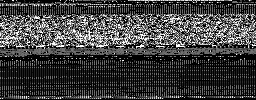
#> input picture files/training/dll/aaaamon.dll.png, 256 x 100 px; its folder holds 3 pictures in this run
$ python filetypeidentifier.py --dir files/training/dll   (older library calls are emulated)
#> lines starting #> are read from the running program, lines starting #| are printed output that depends on the picture
### train_test.py
# USAGE
# python filetypeidentifier.py --dir .\files\originalFilesForTesting

# import the necessary packages
from fileTypeIdentification.Feature_Extractor import LBP
from sklearn.svm import SVC
from sklearn.svm import LinearSVC
from imutils import paths
import argparse
import cv2
from glob import glob
import os, numpy as np, colorama
import warnings
warnings.filterwarnings('ignore', category=FutureWarning)
warnings.filterwarnings('ignore',category=DeprecationWarning)
from sklearn.metrics import classification_report, accuracy_score
import sklearn.model_selection as model_selection
from sklearn.model_selection import train_test_split
from matplotlib import pyplot as plt
from sklearn import *
from sklearn.metrics import confusion_matrix
from sklearn.metrics import plot_confusion_matrix


#GLOBALS
desc = LBP(36,9)
data = []
labels = []
c=100

model = svm.SVC(kernel='poly', degree=3, C=c)


def identify():
    trainpath = r'.\files\training\*'
    testpath  =  r'.\files\testing'
    files_to_identify = r'.\files\scanned_files'


    for dirs in glob(trainpath):
        train_dataset_path = glob(dirs + '/*.png')
        for im in train_dataset_path:
            print(colorama.Fore.LIGHTGREEN_EX, f"[FileType Identifier] Training With : {im}")
            print(colorama.Style.RESET_ALL)
            img=cv2.imread(im)
#> img is the input picture: shape (100, 256, 3); min 0, max 255, mean 64.9
            gray_image = cv2.cvtColor(img,cv2.COLOR_BGR2GRAY)
            fd = desc.describe(gray_image)
#> in describe, `lbp = feature.local_binary_pattern(image, self.n_points, self.r, metho..`:
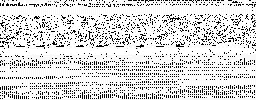
#> lbp: shape (100, 256) float64; min 0, max 37, mean 31.2; drawn with min black and max white
#> in describe, `(fd, _) = np.histogram(lbp.ravel(), bins=np.arange(0, self.n_points + ..`: fd = 38 values, max 12040 at index 37, min 0 at index 7, mean 673.7
#> in describe, `fd /= (fd.sum() + eps)`: fd = 38 values, max 0.47 at index 37, min 0 at index 7, mean 0.0263
            data.append(fd)
            labels.append(im.split(os.path.sep)[-2])
#> pass 2 of the loop in identify, `for dirs in glob(trainpath):`:
#> train_dataset_path = 1 item
#|  [FileType Identifier] Training With : ./files/training/exe/002ce0d28ec990aadbbc89df457189de37d8adaadc9c084b78eb7be9a9820c81.exe.png
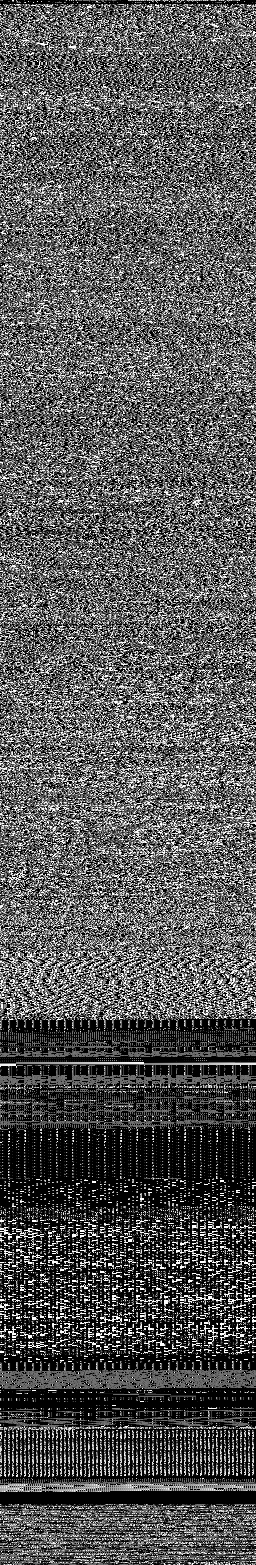
#> input picture files/training/exe/002ce0d28ec990aadbbc89df457189de37d8adaadc9c084b78eb7be9a9820c81.exe.png, 256 x 1565 px
#> in identify, img is the input picture: shape (1565, 256, 3); min 0, max 255, mean 86.4
#> gray_image: shape (1565, 256)
#> in describe (call 4), `lbp = feature.local_binary_pattern(image, self.n_points, self.r, metho..`:
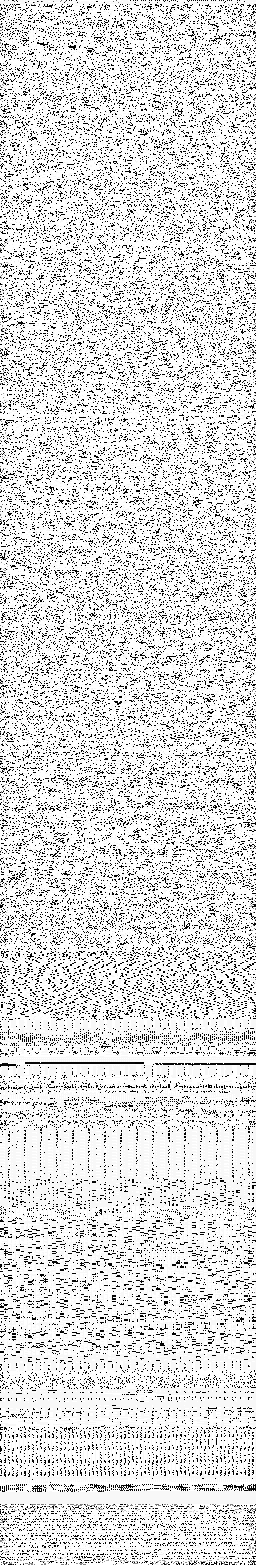
#> lbp: shape (1565, 256) float64; min 0, max 37, mean 31.7; drawn with min black and max white
#> in describe (call 4), `(fd, _) = np.histogram(lbp.ravel(), bins=np.arange(0, self.n_points + ..`: fd = 38 values, max 237655 at index 37, min 0 at index 9, mean 10543.2
#> in describe (call 4), `fd /= (fd.sum() + eps)`: fd = 38 values, max 0.593 at index 37, min 0 at index 9, mean 0.0263


    model.fit(data, labels)


    # loop over the testing images
    for test_dataset_path in paths.list_images(testpath):
        # load the image, convert it to grayscale, describe it,and classify it
        print(colorama.Fore.LIGHTBLUE_EX, f"[FileType Identifier] Testing With{test_dataset_path}")
        print(colorama.Style.RESET_ALL)
        # loads and read an image from path to file
        image = cv2.imread(test_dataset_path)
        gray_image = cv2.cvtColor(image, cv2.COLOR_BGR2GRAY)
        fd = desc.describe(gray_image)

        prediction = model.predict(fd.reshape(1, -1))[0]


    for scanned_files in paths.list_images(files_to_identify):
        #test_image= cv2.imread(r'D:\Project\images\testing\pdf6.pdf.png')
        #loads and read an image from path to file
        test_image = cv2.imread(scanned_files)
        #convert the color to grayscale
        gray_image = cv2.cvtColor(test_image, cv2.COLOR_BGR2GRAY)
        feature = desc.describe(gray_image)
        prediction = model.predict(feature.reshape(1, -1))[0]
        #cv2.line(test_image,(15,25),(200,200),(0,),5)
        cv2.rectangle(test_image,(15,25),(100,150),(0,255,0), 5)
        cv2.putText(test_image, prediction[0], (20, 130), cv2.FONT_HERSHEY_SIMPLEX,
                            3.5, (200, 255, 255), 5, cv2.LINE_AA)
        # displays previous image
        cv2.imshow('Test_image',test_image)
        # keeps the window open until a key is pressed
        cv2.waitKey(0)
        # clears all window buffers
        cv2.destroyAllWindows()


def report_gen():
    X_train, X_test, y_train, y_test = model_selection.train_test_split(data, labels, train_size=0.80, test_size=0.20, random_state=0)
    model.fit(X_train, y_train)
    poly_pred = model.predict(X_test)
    from sklearn.metrics import f1_score


    poly_accuracy = accuracy_score(y_test, poly_pred)
    poly_f1 = f1_score(y_test, poly_pred, average='weighted')
    print('Accuracy : ', "%.2f" % (poly_accuracy*100))
    print('F1 : ', "%.2f" % (poly_f1*100))


    #y_pred = model.predict(X_test)
    accuracy =accuracy_score(y_test, poly_pred)
    print(classification_report(y_test, poly_pred))
    print(colorama.Style.RESET_ALL)


    # Making the Confusion Matrix and plot confusion matrix

    cm = confusion_matrix(y_test, poly_pred)
    #cm/cm.astype(np.float).sum(axis=0)
    print(colorama.Fore.RED,model.classes_)
    print(colorama.Fore.LIGHTCYAN_EX,cm)
    print(colorama.Style.RESET_ALL)

    #plot confusion matrix

    plot_confusion_matrix(model, X_test, y_test)
#> (this line was passed over: sklearn is not available in this run)
    plt.show()


# Normalise
# Plot non-normalized confusion matrix
    titles_options = [("Confusion matrix, without normalization", None),
                    ("Normalized confusion matrix", 'true')]
    for title, normalize in titles_options:
        disp = plot_confusion_matrix(model, X_test, y_test,
                                        display_labels=model.classes_,
                                        cmap=plt.cm.Greens,
                                        normalize=normalize)
        disp.ax_.set_title(title)

        print(title)
        print(disp.confusion_matrix)

    plt.show()
    #python filetypeidentifier.py --dir .\Project\originalFilesForTesting

### fileTypeIdentification/Feature_Extractor.py
# The following class script is an adaptation
# from a model that uses LBP to extract features by Adrian Rosebrock

from skimage import feature
import numpy as np

class LBP:
	def __init__(self, n_points, r):
		# store the number of points and r
		self.n_points = n_points
		self.r = r

	def describe(self, image, eps=1e-7):
		# compute the Local Binary Pattern representation
		# of the image, and then use the LBP representation
		# to build the histogram of patterns
		lbp = feature.local_binary_pattern(image, self.n_points,
			self.r, method="uniform")
		(fd, _) = np.histogram(lbp.ravel(),
			bins=np.arange(0, self.n_points + 3),
			range=(0, self.n_points + 2))

		# normalize the histogram
		fd = fd.astype("float")
		fd /= (fd.sum() + eps)

		# return the histogram of Local Binary Patterns
		return fd


### filetypeidentifier.py
"""
Technological University Dublin - TUD
B00106732 Musab Hersi Ali
Module Name : Individual Project
Title: File Type Identification Through Computer Vision
Supervisor: Micheal Hegarty
"""

""" filetypeidentifier.py - Scan directory structure for defined
	filetypes & convert them to byteplot .pdf format, saving them in
	new 'scanned_files' folder """
import os, numpy as np, colorama
from PIL import Image
from array import array
from train_test import identify , report_gen
import argparse

#GLOBALS
FILETYPES = (".pdf", ".exe", ".html", ".jpg", ".dll")
WIDTH = 256 #WIDTH IS ALWAYS 256

def binary_convert(fp, filename):
	""" Convert and Save file as .png
		@param: <str>fname - filename
	"""
	with open(fp, "rb") as f:
		f_length = os.path.getsize(fp) #Length of file in bytes
		print(f"{f_length} Bytes")

		if f_length < WIDTH:
			print("FILE TOO SMALL TO CONVERT! (less than 256 Bytes)\n")
			return None #Skip conversion of file

		rem = f_length % WIDTH
		f_arr = array("B") #int array
		f_arr.fromfile(f, f_length - rem)
		val = int((len(f_arr) / WIDTH))

		g = np.reshape(f_arr, (val, WIDTH))
		m = Image.fromarray(g)

		#Save converted files in the scanned_files directory
		#directory = r".\files\scanned_files" #dir to save to
		directory = r".\files\scanned_files" #dir to save scanned files for identification
		m.save(f"{directory}\{filename}.png")
		print("Coverted & Saved a copy as .png!\n")

def dir_scan(path):
	"""	Scan directory to Get all files of given type(s)
		@param: <str>path - path to directory (relative or full path)
	"""
	print(f"Searching {path}...\n")
	for dirpath, dirs, files in os.walk(path, onerror=1):
		#Recursive search through given directory
		print \
		(colorama.Fore.LIGHTRED_EX, f'\nDIRECTORY: {dirpath}', end='')
		print(colorama.Style.RESET_ALL) #reset terminal color

		for xt in range(5): #Iterate for each filetype
			for filename in files: #Check file extensions
				if(filename.lower()).endswith(FILETYPES[xt]):
					fp = os.path.join(dirpath, filename) #path+fname
					print(colorama.Fore.LIGHTYELLOW_EX, fp)
					binary_convert(fp, filename)
					print(colorama.Style.RESET_ALL)

if __name__ == "__main__":
	ap = argparse.ArgumentParser()
	ap.add_argument("-d", "--dir", required=True, help="path to the folder to scan")
	colorama.init() #Used for coloring terminal text

	args = vars(ap.parse_args())
	#dir_in = r".\files\originalFilesForTesting"

	dir_scan(args["dir"])
	try:
		#dir_in = input("Copy & Paste Directory to Search:")
		dir_scan(args["dir"]) #Scan & convert original files
		print(colorama.Back.WHITE, colorama.Fore.LIGHTBLUE_EX, \
		"Creating & Training Machine Model to Predict File Type...")
		print(colorama.Style.RESET_ALL)
		identify()
		report_gen()
#> (the call stopped at in report_gen, `disp = plot_confusion_matrix(model, X_test, y_test, display_labels=mod..`: sklearn is not available in this run)

	except TypeError:
		print(f"ERROR -> {args} No Such Directory Found...")
		exit(1)
